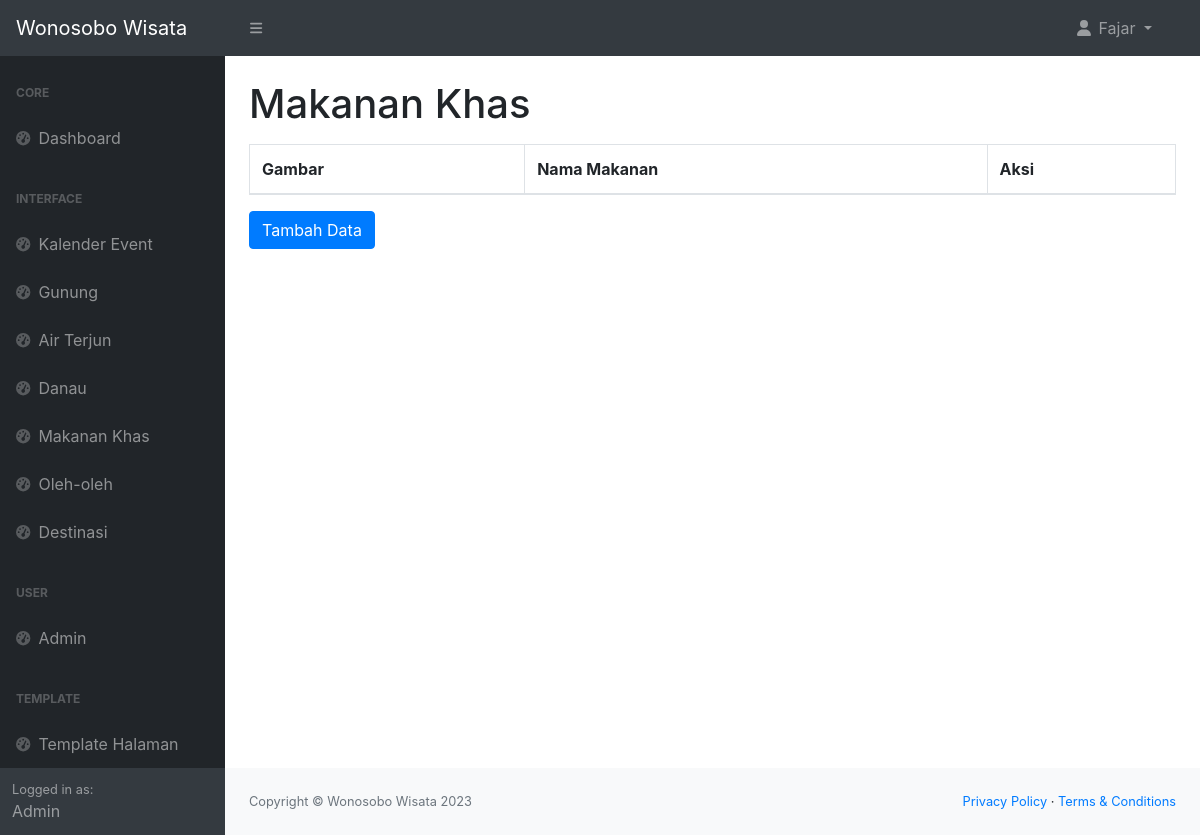
The app's page /admin/makanan_khas.php (signed in), older data.
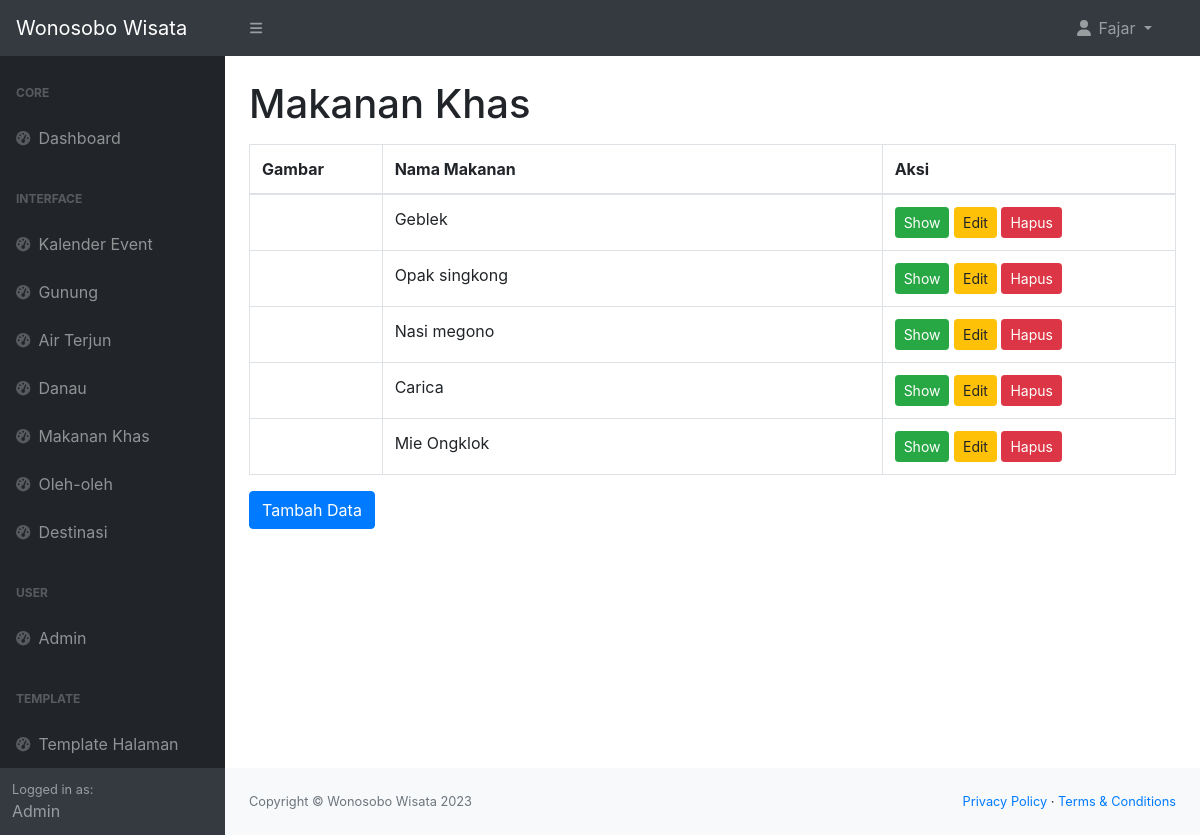
The same page, newer data.
### tables this page shows
CREATE TABLE `tabel_makanan_khas` (
  `makanan_khas_id` int(11) NOT NULL,
  `img_makanan_khas` text NOT NULL,
  `nama_makanan_khas` varchar(255) NOT NULL,
  `deskripsi_makanan_khas` text NOT NULL
);

### admin/makanan_khas.php (the view, shortened to what this page needs)
<!DOCTYPE html>
<html lang="en">
<head>
    <link href="https://cdn.jsdelivr.net/npm/simple-datatables@7.1.2/dist/style.min.css" rel="stylesheet" />
    <link href="css/styles.css" rel="stylesheet" />
    <link rel="stylesheet" href="https://maxcdn.bootstrapcdn.com/bootstrap/4.0.0/css/bootstrap.min.css">
</head>
<body>
    <?php include 'navbar.php'; ?>
    <div id="layoutSidenav">
        <div id="layoutSidenav_nav">
            <?php include 'sidebar.php'; ?>
        </div>
        <div id="layoutSidenav_content">
            <main>
                <div class="container-fluid px-4">
                    <h1 class="mt-4">Makanan Khas</h1>
                    <div class="table-responsive mt-3">
                        <table class="table table-bordered">
                            <thead>
                                <tr>
                                    <th>Gambar</th>
                                    <th>Nama Makanan</th>
                                    <th>Aksi</th>
                                </tr>
                            </thead>
                            <tbody>
                                <?php
                                include '../connect.php';
                                $query = "SELECT * FROM tabel_makanan_khas ORDER BY makanan_khas_id DESC";
                                $datas = $conn->query($query);
                                foreach ($datas as $data) :
                                ?>
                                    <tr>
                                        <td>
                                        </td>
                                        <td style="width: 500px;">
                                            <?= $data['nama_makanan_khas'] ?>
                                        </td>
                                        <td>
                                            <button type="button" class="btn btn-success btn-sm" data-toggle="modal" data-target="#showDataModal<?= $data['makanan_khas_id'] ?>">Show</button>
                                            <button type="button" class="btn btn-warning btn-sm" data-toggle="modal" data-target="#editDataModal<?= $data['makanan_khas_id'] ?>">Edit</button>
                                            <button type="button" class="btn btn-danger btn-sm" data-toggle="modal" data-target="#hapusDataModal<?= $data['makanan_khas_id'] ?>">Hapus</button>
                                        </td>
                                    </tr>
                                <?php endforeach ?>
                            </tbody>
                        </table>
                    </div>
                    <button type="button" class="btn btn-primary" data-toggle="modal" data-target="#tambahDataModal">
                        Tambah Data
                    </button>
                </div>
            </main>
            <?php include 'footer.php'; ?>
        </div>
    </div>
</body>
</html>

Row changes from the older to the newer data that the page shows:
added tabel_makanan_khas: nama_makanan_khas "Geblek"
added tabel_makanan_khas: nama_makanan_khas "Opak singkong"
added tabel_makanan_khas: nama_makanan_khas "Nasi megono"
added tabel_makanan_khas: nama_makanan_khas "Carica"
added tabel_makanan_khas: nama_makanan_khas "Mie Ongklok"
